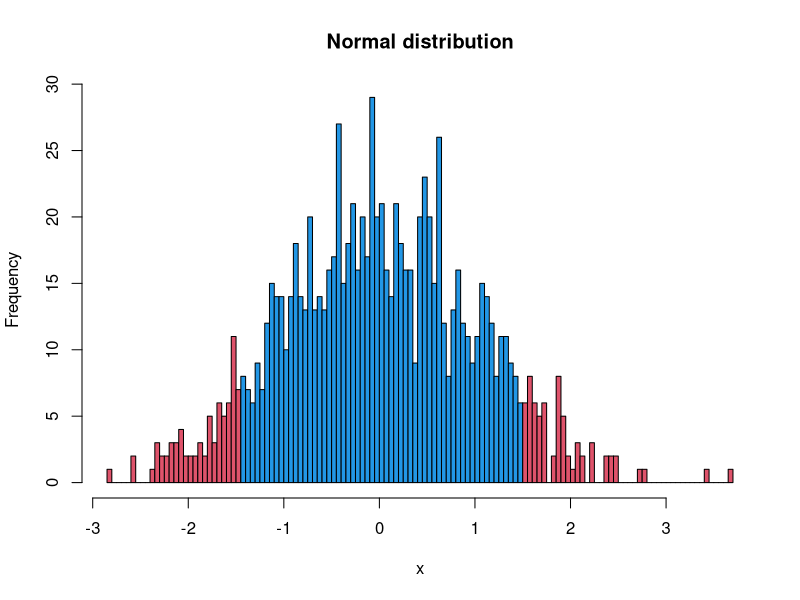
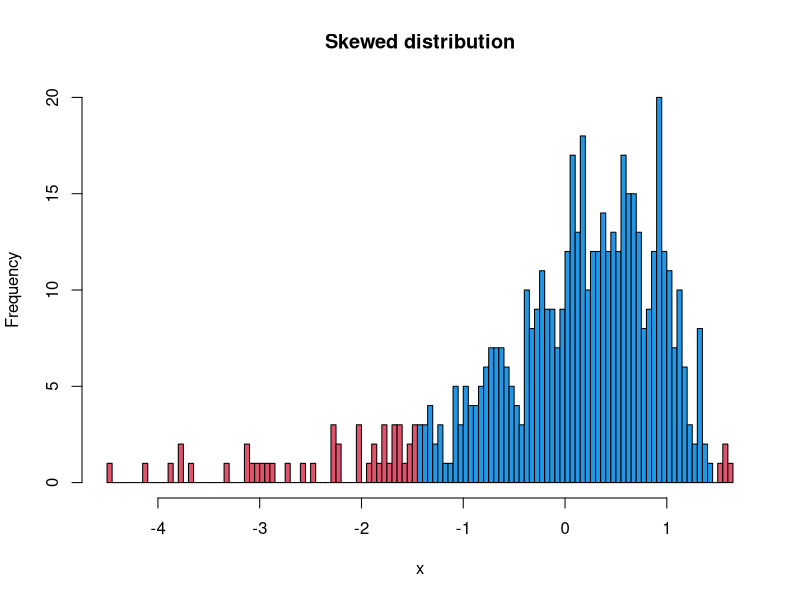
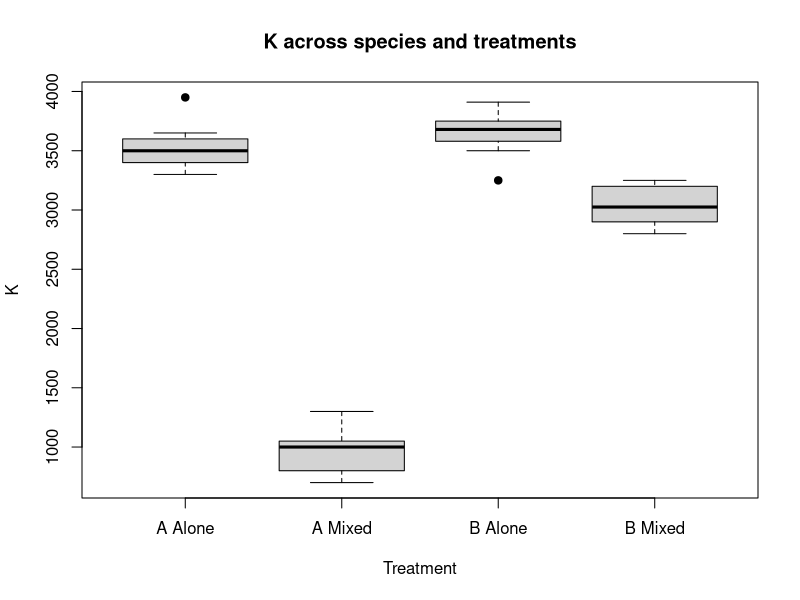
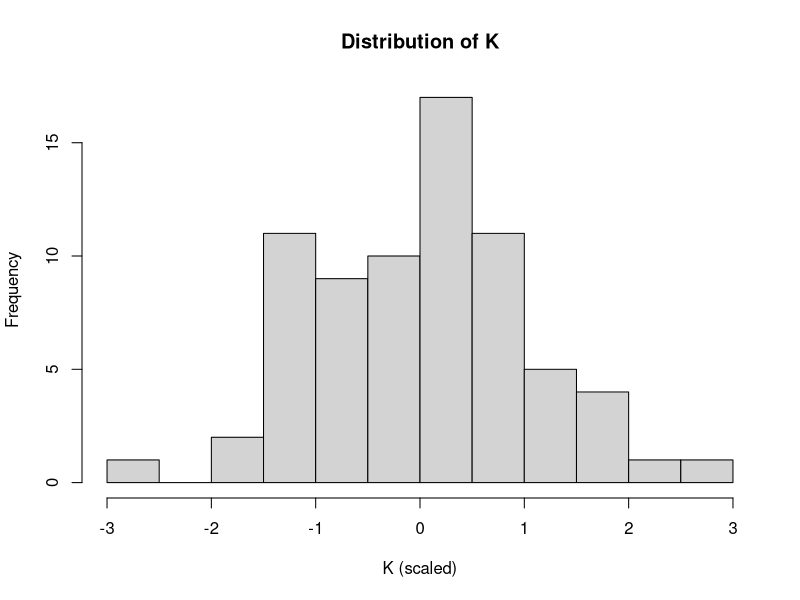

The R script that drew these images, in order:
## ---- chunk 1

knitr::opts_knit$set( root.dir = '~/Documents/GitHub/t-test/' )

## ---- chunk 2

## Don't worry about any of the code in this chunk
## Just look at the graph that it creates (below)

# Simulate normal and skewed distributions
norm_data <- scale(rnorm(1000))
h_norm <- hist(norm_data, breaks = 100, plot = FALSE)

# Plot the two distributions
plot(h_norm, col = ifelse(abs(h_norm$breaks) < 1.5, 4, 2), 
     main = "Normal distribution",
     xlab = "x")

## ---- chunk 3

## Don't worry about any of the code in this chunk
## Just look at the graph that it creates (below)

# Simulate normal and skewed distributions
norm_skew <- scale(log(rnorm(1000)))
h_skew <- hist(norm_skew, breaks = 100, plot = FALSE)

# Plot the two distributions
plot(h_skew, col = ifelse(abs(h_skew$breaks) < 1.5, 4, 2), 
     main = "Skewed distribution",
     xlab = "x")

## ---- chunk 4

# Read .csv file containing protist K data into R
Protist_K_Data <- read.csv("Protist_K_Data.csv")

# Let's look at how this data sheet is formatted
print(Protist_K_Data)

## ---- chunk 5

## Don't worry about any of the code in this chunk
## Just look at the graph that it creates (below)

# Reformat datasheet for plotting
Plotting_Data <- rbind( data.frame(Species = "A",
                                   Mixed = "Alone",
                                   K = Protist_K_Data$A_alone_K),
                        data.frame(Species = "B",
                                   Mixed = "Alone",
                                   K = Protist_K_Data$B_alone_K),
                        data.frame(Species = "A",
                                   Mixed = "Mixed",
                                   K = Protist_K_Data$A_mixed_K),
                        data.frame(Species = "B",
                                   Mixed = "Mixed",
                                   K = Protist_K_Data$B_mixed_K))

# Create a variable combining species and treatment
Plotting_Data$Group <- as.factor(paste(Plotting_Data$Species,
                                       Plotting_Data$Mixed,
                                       sep = " "))

# Plot K values across all four treatment groups
plot(Plotting_Data$K ~ Plotting_Data$Group, main = "K across species and treatments",
     xlab = "Treatment", ylab = "K", pch = 19)

## ---- chunk 6

# Scale K data
K_scaled <- rbind( scale( Protist_K_Data$A_alone_K),
       scale( Protist_K_Data$B_alone_K),
       scale(Protist_K_Data$A_mixed_K),
       scale(Protist_K_Data$B_mixed_K))

#Plot scaled K as a histogram
hist(K_scaled,
     main = "Distribution of K",
     xlab = "K (scaled)")

## ---- chunk 7

# Two sided t-test: species A vs B cultured alone
A_vs_B_alone <- t.test(x = Protist_K_Data$A_alone_K,
                       y = Protist_K_Data$B_alone_K,
                       alternative = "two.sided",
                       mu = 0, paired = FALSE, var.equal = FALSE,
                       conf.level = 0.95)

# Print results
A_vs_B_alone

## ---- chunk 8

# Two sided t-test: species A alone vs. mixed
Mixed_vs_Alone_A <- t.test(x = Protist_K_Data$A_alone_K,
                       y = Protist_K_Data$A_mixed_K,
                       alternative = "two.sided",
                       mu = 0, paired = FALSE, var.equal = FALSE,
                       conf.level = 0.95)

# Print results
Mixed_vs_Alone_A

